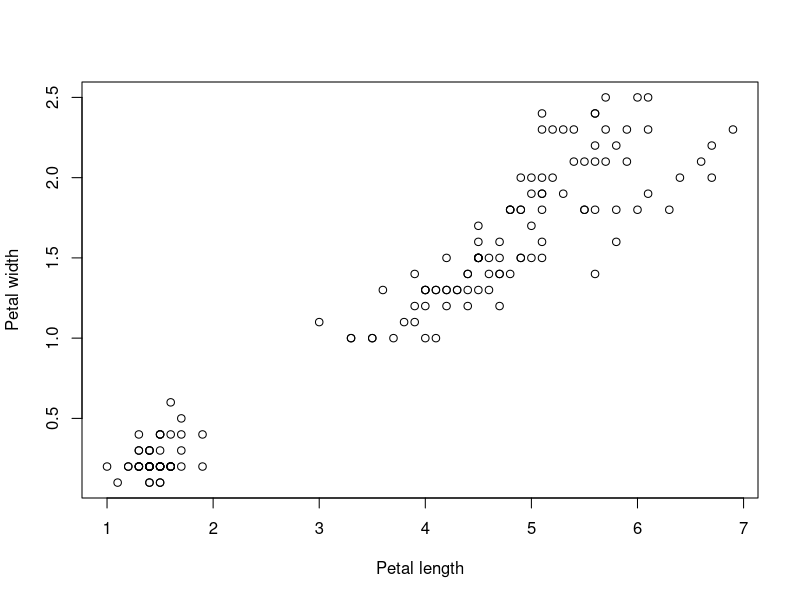
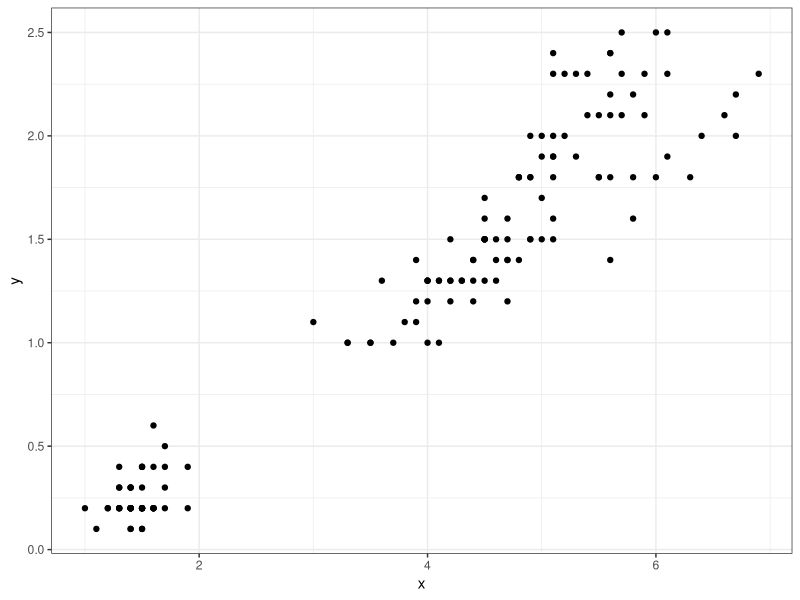
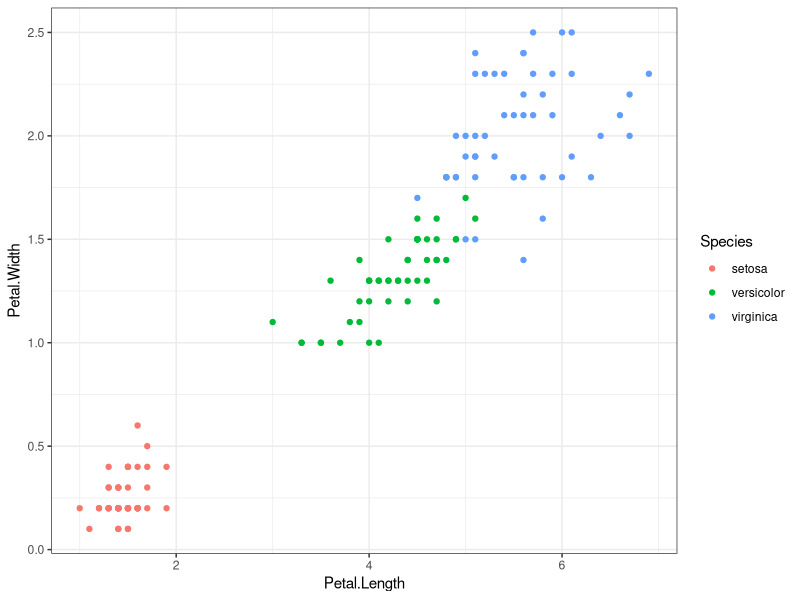

Here is the R script that generated these plots, in order:
library(ggplot2)

iris_data <- iris

# as vectors
x <- iris_data[["Petal.Length"]]
y <- iris_data[["Petal.Width"]]

#as a new dataframe
plot_data <- data_test <- iris_data[c("Petal.Length", "Petal.Width")]

plot(iris_data[["Petal.Length"]], iris_data[["Petal.Width"]], 
     xlab = "Petal length", 
     ylab = "Petal width")


ggplot(data.frame(x,y), aes(x= x, y = y)) + geom_point() + theme_bw()
ggplot(iris_data, aes(x = Petal.Length, y = Petal.Width, color= Species)) + geom_point() + theme_bw()
